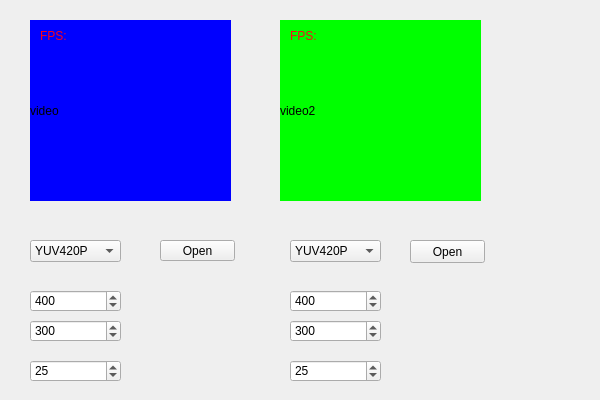
<?xml version="1.0" encoding="UTF-8"?>
<ui version="4.0">
 <class>xvideoViewClass</class>
 <widget class="QWidget" name="xvideoViewClass">
  <property name="geometry">
   <rect>
    <x>0</x>
    <y>0</y>
    <width>600</width>
    <height>400</height>
   </rect>
  </property>
  <property name="windowTitle">
   <string>xvideoView</string>
  </property>
  <widget class="QLabel" name="video1">
   <property name="geometry">
    <rect>
     <x>30</x>
     <y>20</y>
     <width>201</width>
     <height>181</height>
    </rect>
   </property>
   <property name="styleSheet">
    <string notr="true">background-color: rgb(0, 0, 255);</string>
   </property>
   <property name="text">
    <string>video</string>
   </property>
  </widget>
  <widget class="QLabel" name="video2">
   <property name="geometry">
    <rect>
     <x>280</x>
     <y>20</y>
     <width>201</width>
     <height>181</height>
    </rect>
   </property>
   <property name="styleSheet">
    <string notr="true">background-color: rgb(0, 255, 0);</string>
   </property>
   <property name="text">
    <string>video2</string>
   </property>
  </widget>
  <widget class="QPushButton" name="open1">
   <property name="geometry">
    <rect>
     <x>160</x>
     <y>240</y>
     <width>75</width>
     <height>21</height>
    </rect>
   </property>
   <property name="text">
    <string>Open</string>
   </property>
  </widget>
  <widget class="QComboBox" name="pix1">
   <property name="geometry">
    <rect>
     <x>30</x>
     <y>240</y>
     <width>91</width>
     <height>22</height>
    </rect>
   </property>
   <item>
    <property name="text">
     <string>YUV420P</string>
    </property>
   </item>
   <item>
    <property name="text">
     <string>RGBA</string>
    </property>
   </item>
   <item>
    <property name="text">
     <string>ARGB</string>
    </property>
   </item>
   <item>
    <property name="text">
     <string>BGRA</string>
    </property>
   </item>
   <item>
    <property name="text">
     <string>RGB24</string>
    </property>
   </item>
  </widget>
  <widget class="QSpinBox" name="width1">
   <property name="geometry">
    <rect>
     <x>30</x>
     <y>290</y>
     <width>91</width>
     <height>22</height>
    </rect>
   </property>
   <property name="minimum">
    <number>1</number>
   </property>
   <property name="maximum">
    <number>99999</number>
   </property>
   <property name="value">
    <number>400</number>
   </property>
  </widget>
  <widget class="QSpinBox" name="height1">
   <property name="geometry">
    <rect>
     <x>30</x>
     <y>320</y>
     <width>91</width>
     <height>22</height>
    </rect>
   </property>
   <property name="minimum">
    <number>1</number>
   </property>
   <property name="maximum">
    <number>99997</number>
   </property>
   <property name="value">
    <number>300</number>
   </property>
  </widget>
  <widget class="QSpinBox" name="set_fps1">
   <property name="geometry">
    <rect>
     <x>30</x>
     <y>360</y>
     <width>91</width>
     <height>22</height>
    </rect>
   </property>
   <property name="minimum">
    <number>1</number>
   </property>
   <property name="maximum">
    <number>1000</number>
   </property>
   <property name="value">
    <number>25</number>
   </property>
  </widget>
  <widget class="QSpinBox" name="set_fps2">
   <property name="geometry">
    <rect>
     <x>290</x>
     <y>360</y>
     <width>91</width>
     <height>22</height>
    </rect>
   </property>
   <property name="minimum">
    <number>1</number>
   </property>
   <property name="maximum">
    <number>1000</number>
   </property>
   <property name="value">
    <number>25</number>
   </property>
  </widget>
  <widget class="QSpinBox" name="height2">
   <property name="geometry">
    <rect>
     <x>290</x>
     <y>320</y>
     <width>91</width>
     <height>22</height>
    </rect>
   </property>
   <property name="minimum">
    <number>1</number>
   </property>
   <property name="maximum">
    <number>99997</number>
   </property>
   <property name="value">
    <number>300</number>
   </property>
  </widget>
  <widget class="QComboBox" name="pix2">
   <property name="geometry">
    <rect>
     <x>290</x>
     <y>240</y>
     <width>91</width>
     <height>22</height>
    </rect>
   </property>
   <item>
    <property name="text">
     <string>YUV420P</string>
    </property>
   </item>
   <item>
    <property name="text">
     <string>RGBA</string>
    </property>
   </item>
   <item>
    <property name="text">
     <string>ARGB</string>
    </property>
   </item>
   <item>
    <property name="text">
     <string>BGRA</string>
    </property>
   </item>
   <item>
    <property name="text">
     <string>RGB24</string>
    </property>
   </item>
  </widget>
  <widget class="QSpinBox" name="width2">
   <property name="geometry">
    <rect>
     <x>290</x>
     <y>290</y>
     <width>91</width>
     <height>22</height>
    </rect>
   </property>
   <property name="minimum">
    <number>1</number>
   </property>
   <property name="maximum">
    <number>99999</number>
   </property>
   <property name="value">
    <number>400</number>
   </property>
  </widget>
  <widget class="QPushButton" name="open2">
   <property name="geometry">
    <rect>
     <x>410</x>
     <y>240</y>
     <width>75</width>
     <height>23</height>
    </rect>
   </property>
   <property name="text">
    <string>Open</string>
   </property>
  </widget>
  <widget class="QLabel" name="fps1">
   <property name="geometry">
    <rect>
     <x>40</x>
     <y>30</y>
     <width>54</width>
     <height>12</height>
    </rect>
   </property>
   <property name="styleSheet">
    <string notr="true">color: rgb(255, 0, 25);</string>
   </property>
   <property name="text">
    <string>FPS:</string>
   </property>
  </widget>
  <widget class="QLabel" name="fps2">
   <property name="geometry">
    <rect>
     <x>290</x>
     <y>30</y>
     <width>54</width>
     <height>12</height>
    </rect>
   </property>
   <property name="styleSheet">
    <string notr="true">color: rgb(255, 8, 24);</string>
   </property>
   <property name="text">
    <string>FPS:</string>
   </property>
  </widget>
 </widget>
 <layoutdefault spacing="6" margin="11"/>
 <resources>
  <include location="yuvrgbplayer.qrc"/>
 </resources>
 <connections>
  <connection>
   <sender>open1</sender>
   <signal>clicked()</signal>
   <receiver>xvideoViewClass</receiver>
   <slot>Open1()</slot>
   <hints>
    <hint type="sourcelabel">
     <x>193</x>
     <y>258</y>
    </hint>
    <hint type="destinationlabel">
     <x>191</x>
     <y>422</y>
    </hint>
   </hints>
  </connection>
  <connection>
   <sender>open2</sender>
   <signal>clicked()</signal>
   <receiver>xvideoViewClass</receiver>
   <slot>Open2()</slot>
   <hints>
    <hint type="sourcelabel">
     <x>447</x>
     <y>262</y>
    </hint>
    <hint type="destinationlabel">
     <x>450</x>
     <y>454</y>
    </hint>
   </hints>
  </connection>
 </connections>
 <slots>
  <slot>Open1()</slot>
  <slot>Open2()</slot>
 </slots>
</ui>
